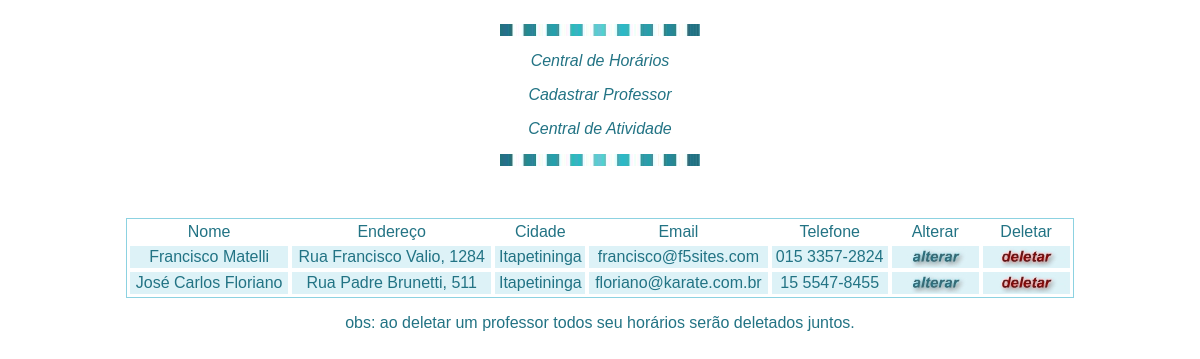
Screenshot of /professores/index_professores.php with the database file from the repository.
### tables this page shows
CREATE TABLE IF NOT EXISTS `professores` (
  `nome` varchar(255) NOT NULL,
  `endereco` varchar(255) NOT NULL,
  `cidade` varchar(255) NOT NULL,
  `email` varchar(255) NOT NULL,
  `telefone` varchar(255) NOT NULL,
  `profID` int(25) NOT NULL AUTO_INCREMENT,
  PRIMARY KEY (`profID`)
);

### professores/index_professores.php (the view, shortened to what this page needs)
<!DOCTYPE html PUBLIC "-//W3C//DTD XHTML 1.0 Transitional//EN" "http://www.w3.org/TR/xhtml1/DTD/xhtml1-transitional.dtd">
<html xmlns="http://www.w3.org/1999/xhtml">
<head>
<link href="../academia.css" rel="stylesheet" type="text/css" />
</head>
<body>
<center>
<table width="80%" border="0" cellspacing="0" cellpadding="0">
  <tr align="center">
    <td><p><img src="../degrade_anil.jpg" alt="Degrade Anil" width="200" height="12"></p>
      <p><a href="../horarios/index_horario.php">Central de Horários</a></p>
	  <p><a href="cadastrar_professor.php">Cadastrar Professor</a></p>
	  <p><a href="../atividades/index_atividades.php">Central de Atividade </a></p>
      <p><img src="../degrade_anil.jpg" alt="Degrade Anil 2" width="200" height="12"></p></td>
  </tr>
</table>
</center>
<br /><br />
<?php
$seleciona_professores = mysql_query("SELECT * FROM professores ORDER BY nome");
echo "<center>
		<table width='80%' border='1'>
		  <tr>
			<td class='titulo'>Nome</td>
			<td class='titulo'>Endereço</td>
			<td class='titulo'>Cidade</td>
			<td class='titulo'>Email</td>
			<td class='titulo'>Telefone</td>
			<td class='titulo'>Alterar</td>
			<td class='titulo'>Deletar</td>
		  </tr>";
while ($linha=mysql_fetch_array($seleciona_professores)) {
	echo "
		  <tr>
			<td class='impar'>".$linha['nome']."</td>
			<td class='impar'>".$linha['endereco']."</td>
			<td class='impar'>".$linha['cidade']."</td>
			<td class='impar'>".$linha['email']."</td>
			<td class='impar'>".$linha['telefone']."</td>
			<td class='impar'>
				<form action='alterar_professor.php' method='post'>
					<input type='hidden' value='".$linha['nome']."' name='nome'/>
					<input type='hidden' value='".$linha['endereco']."' name='endereco'/>
					<input type='hidden' value='".$linha['cidade']."' name='cidade'/>
					<input type='hidden' value='".$linha['email']."' name='email'/>
					<input type='hidden' value='".$linha['telefone']."' name='telefone'/>
					<input type='image' src='../alterar.jpg' />
				</form>
			</td>
			<td class='impar'>
				<form action='sql_deletarprofessor.php' method='post'>
					<input type='hidden' value='".$linha['nome']."' name='nome'/>
					<input type='hidden' value='".$linha['profID']."' name='professorID'/>
					<input type='image' src='../deletar.jpg' />
				</form>
			</td>
		  </tr>";
}
echo "</table></center><p>obs: ao deletar um professor todos seu horários serão deletados juntos.</p>";
?>
</body>
</html>

### academia.css (style rules this page uses)
a { font-style:oblique; color:#227384; text-decoration:none; }
p { text-align:center; font-family:Arial, Helvetica, sans-serif; color:#227384; }
table { border-bottom-color:#8CD2E1; border-bottom-style:solid; border-right-color:#8CD2E1; border-right-style:solid; border-top-color:#8CD2E1; border-top-style:solid; border-left-color:#8CD2E1; border-left-style:solid; }
td.titulo { color:#227384; text-align:center; background-color:#FFFFFF; font-family:Arial, Helvetica, sans-serif; vertical-align:middle; border-bottom-color:#FFFFFF; border-bottom-style:solid; border-right-color:#FFFFFF; border-right-style:solid; border-top-color:#FFFFFF; border-top-style:solid; border-left-color:#FFFFFF; border-left-style:solid; }
td.impar { color:#227384; text-align:center; background-color:#DDF2F7; font-family:Arial, Helvetica, sans-serif; vertical-align:middle; border-bottom-color:#FFFFFF; border-bottom-style:solid; border-right-color:#FFFFFF; border-right-style:solid; border-top-color:#FFFFFF; border-top-style:solid; border-left-color:#FFFFFF; border-left-style:solid; text-align:center; }
input { color:#227384; text-align:center; font-family:Arial, Helvetica, sans-serif; font-size:14px; border-bottom-color:#227384; border-right-color:#227384; border-top-color:#227384; border-left-color:#227384; background-color: #FFFFFF; }

### rows the page displays
professores: nome "Francisco Matelli", endereco "Rua Francisco Valio, 1284", cidade "Itapetininga", email "francisco@f5sites.com", telefone "015 3357-2824"
professores: nome "José Carlos Floriano", endereco "Rua Padre Brunetti, 511", cidade "Itapetininga", email "floriano@karate.com.br", telefone "15 5547-8455"
